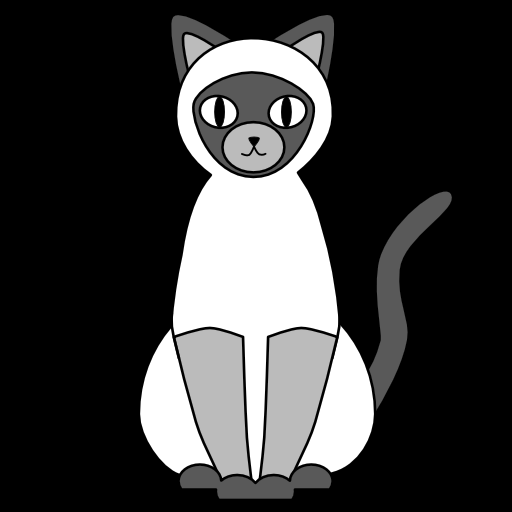
#> input picture data/medium_thick_cat.tiff, 512 x 512 px
$ jupyter execute --allow-errors Cat_lifetime.ipynb
#> lines starting #> are read from the running program, lines starting #| are printed output that depends on the picture
# Synthetic TCSPC data in a cat image

[cell 1]
import numpy as np
import matplotlib.pyplot as plt
from matplotlib.axes import Axes

from scipy.stats import norm
from scipy.signal import convolve

from skimage import io
from skimage.measure import label # regionprops_table
from skimage.morphology import remove_small_objects
from skimage.color import label2rgb

from napari_flim_phasor_plotter import _synthetic as syn
import napari

1. Loading the image

[cell 2]
image_path = "../data/medium_thick_cat.tiff"

cat_array = io.imread(image_path)
#> cat_array is the input picture: shape (512, 512); min 0, max 255, mean 60.1
io.imshow(cat_array, cmap=plt.cm.gray)

[cell 3]
plt.hist(cat_array.ravel(), bins = 256)
plt.show()
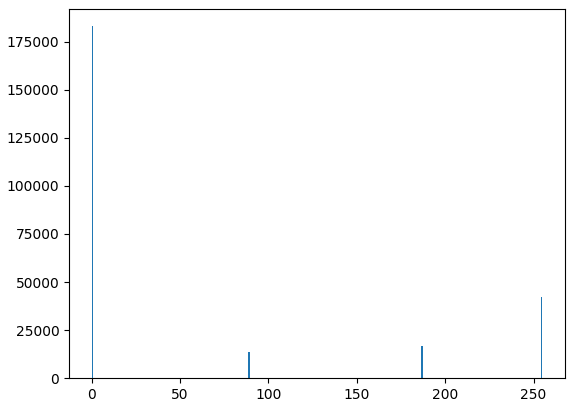
#> figure drawn by matplotlib, 1 panel; tallest bar 182963 high, from x = 0 to 0.996

Due to some noise in the borders in the png image I divide the image into 4 regions based on the intervals.
* 89 - lifetime tau1
* 187 - mixed lifetimes
* 255 - lifetime tau2
* everything inbetween - background

[cell 4]
copy_cat = np.zeros(cat_array.shape, dtype=int)
copy_cat[cat_array  == 89] = 1
copy_cat[cat_array == 187] = 2
copy_cat[cat_array == 255 ] = 3

The I created and visualized masks corresponding to four regions:

[cell 5]
white = np.zeros(copy_cat.shape, dtype=bool)
white[copy_cat==3] = True

grey = np.zeros(copy_cat.shape, dtype=bool)
grey[copy_cat==2] = True

dark = np.zeros(copy_cat.shape, dtype=bool)
dark[copy_cat==1] = True

black = np.zeros(copy_cat.shape, dtype=bool)
black[copy_cat==0] = True

[cell 6]
plt.figure(figsize=(7, 7))
plt.subplot(2, 2, 1)
plt.imshow(white, cmap='gray')
plt.title('Body')
plt.axis("off")

plt.subplot(2, 2, 2)
plt.imshow(grey, cmap='gray')
plt.title('Face')
plt.axis("off")

plt.subplot(2, 2, 3)
plt.imshow(dark, cmap='gray')
plt.title("Tail")
plt.axis("off")

plt.subplot(2, 2, 4)
plt.imshow(black, cmap='gray')
plt.title("Background")
plt.axis("off")

plt.show()
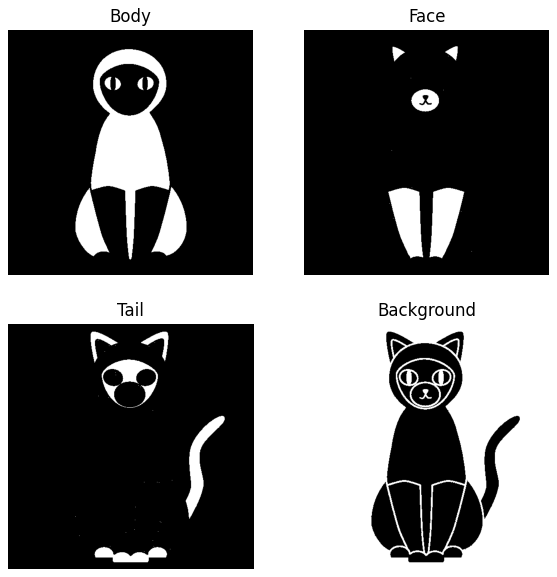
#> figure drawn by matplotlib, 4 panels

### Generating synthetic lifetime decays

[cell 7]
def calculate_exp(x, A, tau):
    import numpy as np
    if np.isscalar(tau):
        tau = np.array([tau])
        A = np.array([A])
    return np.sum(A[:, None] * np.exp(-1/tau[:, None]*x), axis = 0)

[cell 8]
def create_synthetic_decay(number_of_output_time_points, amplitudes, life_times, laser_frequency = 40, max_photon_count = 2000, offset = 0.3, irf_fwhm = 0.1, round_to_int = False):
    import numpy as np
    from scipy.stats import norm
    from scipy.signal import convolve
    from napari_flim_phasor_plotter import _synthetic as syn

    ratio = int(np.rint(10000/number_of_output_time_points))
    number_of_time_points = ratio * number_of_output_time_points
    smooth_time = syn.create_time_array(laser_frequency,number_of_time_points)
    smooth_decay = calculate_exp(smooth_time, amplitudes, life_times)
    smooth_irf = norm.pdf(smooth_time, loc = offset, scale = irf_fwhm)
    smooth_irf = smooth_irf[smooth_irf>0]
    smooth_irf /= np.max(smooth_irf)
    smooth_convolved = convolve(smooth_decay, smooth_irf, mode = "full", method = "direct")
    descaled_convolution = smooth_convolved[::ratio][:number_of_output_time_points]
    descaled_convolution /= np.max(descaled_convolution)
    if round_to_int:
        return(np.rint(descaled_convolution).astype("int"))
    else:
        return(descaled_convolution)

[cell 9]
tau_1 = 2
tau_2 = 0.8
a1 = 0.6
two_amplitudes = np.array([a1, 1-a1])
tau_array = np.array([tau_1,tau_2])

FWHM of the IRF is usually around 300 ps. IRF can be approximated by a gaussian distribution (some people also use gamma, need to test this one): https://www.frontiersin.org/articles/10.3389/fphy.2021.635645/full

According to Pico Quant meta-data the TCSPC resolution is around 96 ps. FWHM in a gaussian distribution is around 2.35 sigma. Thus I decided on sigma around 100 ps.

[cell 10]
laser_frequency = 40 # MHz
number_of_time_points = 256 #common for FLIM images
sigma = 0.2
offset = 3 * sigma
#> (the rest of this cell did not finish here and is left out)

#> (a cell that did not finish here is left out)

#> (a cell that did not finish here is left out)

#> (a cell that did not finish here is left out)

[cell 14]
x_end = 20

[cell 15]
fig, ax = plt.subplots(1,3, figsize = (12,3))

#> (the rest of this cell did not finish here and is left out)

### Testing each create_synthetic_decay function command separately

[cell 16]
test_tau = 1
laser_frequency = 40 # MHz
number_of_time_points = 100
sigma = 0.1
offset = 3*sigma
#> (the rest of this cell did not finish here and is left out)

[cell 17]
ratio = int(np.rint(10000/number_of_time_points))
smooth_time_points = ratio * number_of_time_points
#> (the rest of this cell did not finish here and is left out)

#> (a cell that did not finish here is left out)

[cell 19]
fig, ax = plt.subplots(1,2, figsize = (12,4))

#> (the rest of this cell did not finish here and is left out)

### Adding some noise

MATLAB code notes from this paper suggest adding noise after scaling!!!<br>
https://iopscience.iop.org/article/10.1088/2050-6120/aa8055

``NOTE: After adding noise the simulated decay will have a peak count ``<br>
``%       slightly higher or lower than the defined value. Re-scaling after``<br>
``%       adding noise is not advised, however, as it will skew the noise``<br>
``%       distribution.``

[cell 20]
max_number_of_photons = 2000

#> (the rest of this cell did not finish here and is left out)

### Assigning life-times to cat masks

[cell 21]
def add_lifetime_via_mask(image_size, mask, tcspc_array, max_photon_count = 2000, bg_counts = 0):
    import numpy as np

    processed_image = np.zeros((len(tcspc_array), image_size[0], image_size[1]))
    for x,y in np.transpose(mask.nonzero()):
        processed_image[:,x,y] = np.random.poisson(max_photon_count * tcspc_array) + bg_counts

    masked_points = processed_image[:,mask]
    return(masked_points)

[cell 22]
bg = 0
#> (the rest of this cell did not finish here and is left out)

[cell 23]
viewer = napari.Viewer()

#> (a cell that did not finish here is left out)

[cell 25]
napari.utils.nbscreenshot(viewer)

### Cat labeling

[cell 26]
label_cat = label(copy_cat, connectivity=2)
clean_label = remove_small_objects(label_cat, min_size=200)

segmented_image = label2rgb(clean_label, bg_label=0, bg_color = "white")
io.imshow(segmented_image )
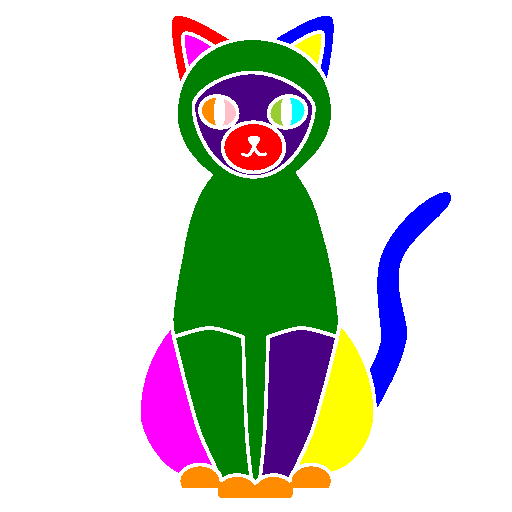
#> shown: shape (512, 512, 3) float64; mean R, G, B 0.804, 0.827, 0.79
